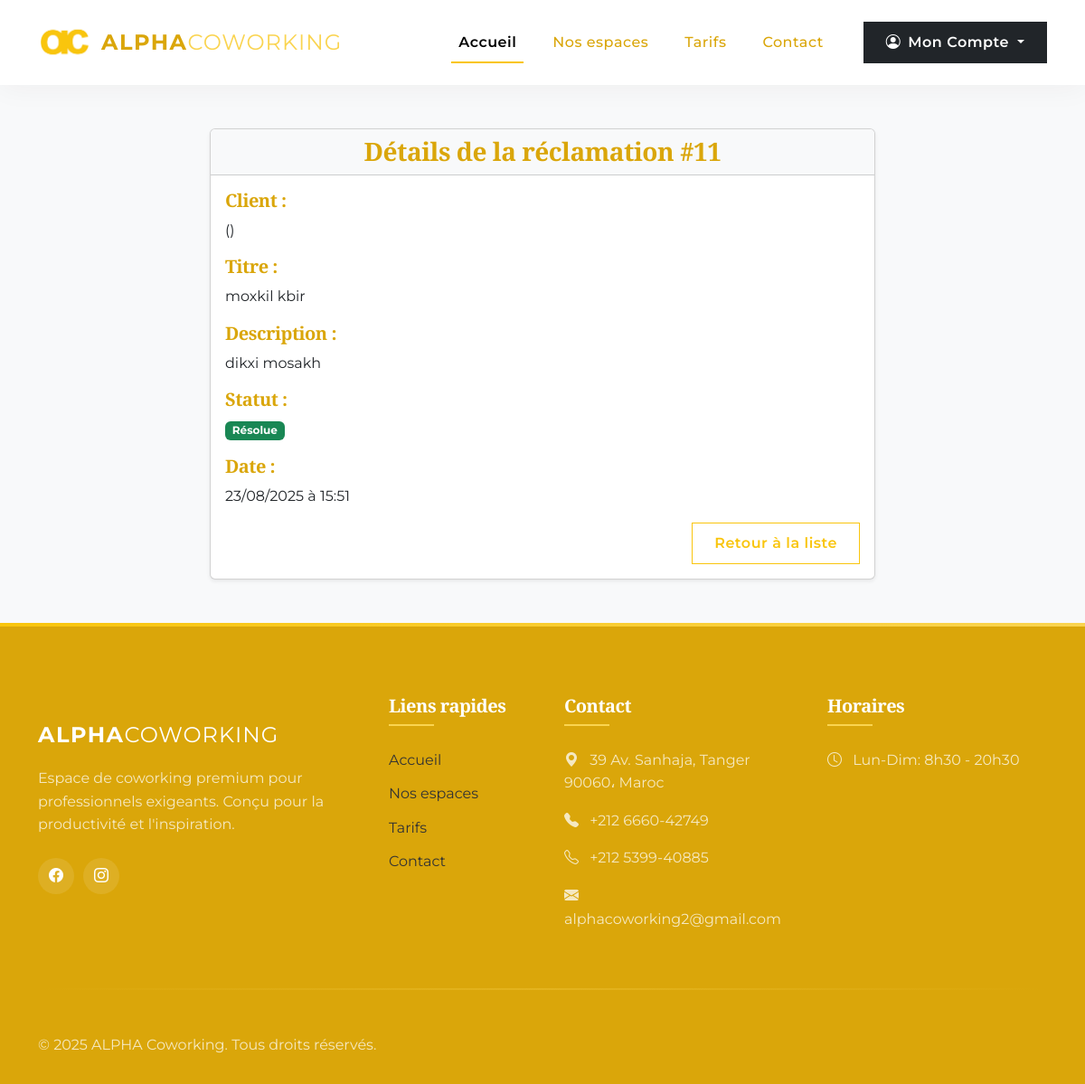
/dashboard/reclamations/11 (signed in), run on the app's committed database.
### pythonic/models.py (models this page shows, shortened)
class Reclamation(db.Model):
    id = db.Column(db.Integer, primary_key=True)
    client_name = db.Column(db.String(100), nullable=True)
    client_email = db.Column(db.String(100), nullable=True)
    title = db.Column(db.String(100), nullable=False)
    description = db.Column(db.Text, nullable=False)
    status = db.Column(db.String(20), default='Nouvelle')
    created_at = db.Column(db.DateTime, default=datetime.utcnow)

### pythonic/reclamation/routes.py (the view)
@reclamation_bp.route('/dashboard/reclamations/<int:reclamation_id>')
@login_required
def reclamation_detail(reclamation_id):
    if current_user.email != 'abdalas@alpha.coworking':
        abort(403)
    reclamation = Reclamation.query.get_or_404(reclamation_id)
    if reclamation.status == 'Nouvelle':
        reclamation.status = 'Résolue'
        db.session.commit()
    return render_template('reclamation_detail.html', reclamation=reclamation)

### pythonic/models.py (called while the page is built)
@login_manager.user_loader
def load_user(user_id):
    return User.query.get(int(user_id))

### pythonic/templates/reclamation_detail.html
{% extends "layout.html" %}
{% block content %}
<div class="container my-5">
    <div class="row justify-content-center">
        <div class="col-md-8">
            <div class="card bg-white shadow-sm">
                <div class="card-header bg-light text-center">
                    <h3 class="mb-0">Détails de la réclamation #{{ reclamation.id }}</h3>
                </div>
                <div class="card-body">
                    <div class="mb-3">
                        <h5>Client :</h5>
                        <p>{{ reclamation.client_name }} ({{ reclamation.client_email }})</p>
                    </div>
                    <div class="mb-3">
                        <h5>Titre :</h5>
                        <p>{{ reclamation.title }}</p>
                    </div>
                    <div class="mb-3">
                        <h5>Description :</h5>
                        <p>{{ reclamation.description }}</p>
                    </div>
                    <div class="mb-3">
                        <h5>Statut :</h5>
                        {% if reclamation.status == 'Nouvelle' %}
                            <span class="badge bg-danger">{{ reclamation.status }}</span>
                        {% elif reclamation.status == 'En cours' %}
                            <span class="badge bg-primary">{{ reclamation.status }}</span>
                        {% elif reclamation.status == 'Résolue' %}
                            <span class="badge bg-success">{{ reclamation.status }}</span>
                        {% else %}
                            <span class="badge bg-secondary">{{ reclamation.status }}</span>
                        {% endif %}
                    </div>
                    <div class="mb-3">
                        <h5>Date :</h5>
                        <p>{{ reclamation.created_at.strftime('%d/%m/%Y à %H:%M') }}</p>
                    </div>
                    <div class="d-flex justify-content-end">
                        <a href="{{ url_for('reclamation_bp.dashboard_reclamations') }}" class="btn btn-outline-primary">
                            Retour à la liste
                        </a>
                    </div>
                </div>
            </div>
        </div>
    </div>
</div>
{% endblock content %}

### pythonic/templates/layout.html (style rules this page uses)
:root { --primary-gradient: linear-gradient(135deg, #f9c50d 0%, #ff9500 100%); --primary-shadow: rgba(249, 197, 13, 0.4); --primary-light: rgba(249, 197, 13, 0.1); --marron-fonce: #daa60a; --marron-dore: #f9c50d; --marron-clair: #fad450; --beige: #333333; --beige-clair: #F8F9FA; --blanc: #FFFFFF; --noir: #212121; --transition: all 0.4s cubic-bezier(0.645, 0.045, 0.355, 1); }
body { font-family: 'Montserrat', sans-serif; background-color: var(--beige-clair); color: var(--noir); overflow-x: hidden; line-height: 1.6; }
h1, h2, h3, h4, h5, .display-1, .display-2, .display-3 { font-family: 'Playfair Display', serif; font-weight: 600; color: var(--marron-fonce); letter-spacing: -0.5px; }
.btn { padding: 10px 24px; font-weight: 600; letter-spacing: 0.5px; border-radius: 0; transition: var(--transition); position: relative; overflow: hidden; }
.btn-outline-primary { color: var(--marron-dore); border-color: var(--marron-dore); background-color: transparent; }
.bg-light { background-color: var(--beige-clair) !important; }
.bg-white { background-color: var(--blanc) !important; }

### data on the page
Reclamation: id "11", title "moxkil kbir", description "dikxi mosakh", status "Résolue", created_at "23/08/2025 à 15:51"
